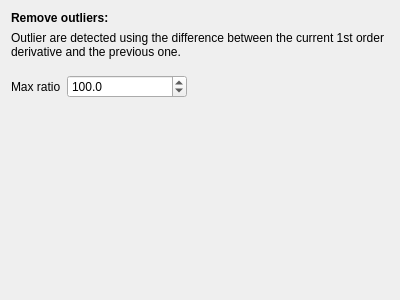
<?xml version="1.0" encoding="UTF-8"?>
<ui version="4.0">
 <class>OutlierRemovalFilter</class>
 <widget class="QWidget" name="OutlierRemovalFilter">
  <property name="geometry">
   <rect>
    <x>0</x>
    <y>0</y>
    <width>400</width>
    <height>300</height>
   </rect>
  </property>
  <property name="windowTitle">
   <string>Form</string>
  </property>
  <layout class="QVBoxLayout" name="verticalLayout">
   <item>
    <widget class="QLabel" name="label">
     <property name="font">
      <font>
       <weight>75</weight>
       <bold>true</bold>
      </font>
     </property>
     <property name="text">
      <string>Remove outliers:</string>
     </property>
     <property name="wordWrap">
      <bool>true</bool>
     </property>
    </widget>
   </item>
   <item>
    <widget class="QLabel" name="label_3">
     <property name="text">
      <string>Outlier are detected using the difference between the current 1st order derivative and the previous one.</string>
     </property>
     <property name="wordWrap">
      <bool>true</bool>
     </property>
    </widget>
   </item>
   <item>
    <layout class="QFormLayout" name="formLayout">
     <property name="topMargin">
      <number>10</number>
     </property>
     <item row="0" column="0">
      <widget class="QLabel" name="label_2">
       <property name="text">
        <string>Max ratio</string>
       </property>
      </widget>
     </item>
     <item row="0" column="1">
      <widget class="QDoubleSpinBox" name="spinBoxFactor">
       <property name="maximumSize">
        <size>
         <width>120</width>
         <height>16777215</height>
        </size>
       </property>
       <property name="decimals">
        <number>1</number>
       </property>
       <property name="minimum">
        <double>10.000000000000000</double>
       </property>
       <property name="maximum">
        <double>100000.000000000000000</double>
       </property>
       <property name="value">
        <double>100.000000000000000</double>
       </property>
      </widget>
     </item>
    </layout>
   </item>
   <item>
    <spacer name="verticalSpacer">
     <property name="orientation">
      <enum>Qt::Vertical</enum>
     </property>
     <property name="sizeHint" stdset="0">
      <size>
       <width>20</width>
       <height>40</height>
      </size>
     </property>
    </spacer>
   </item>
  </layout>
 </widget>
 <resources/>
 <connections/>
</ui>
